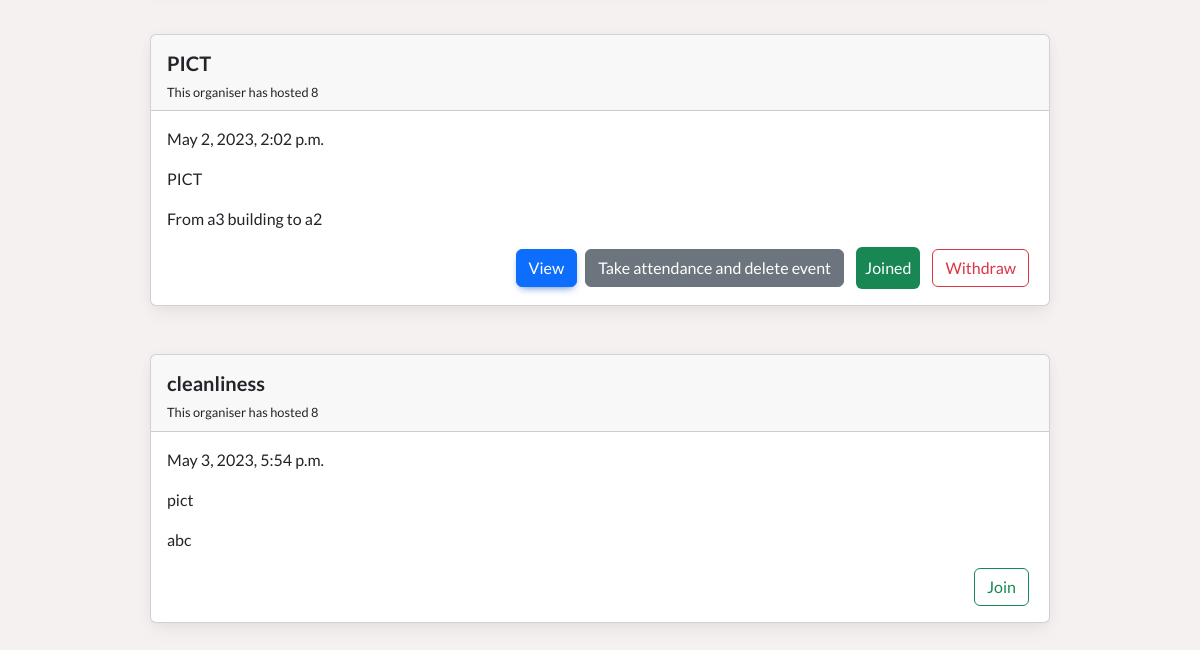
The page /joinlist/ (signed in, lower part) on the database as committed earlier.
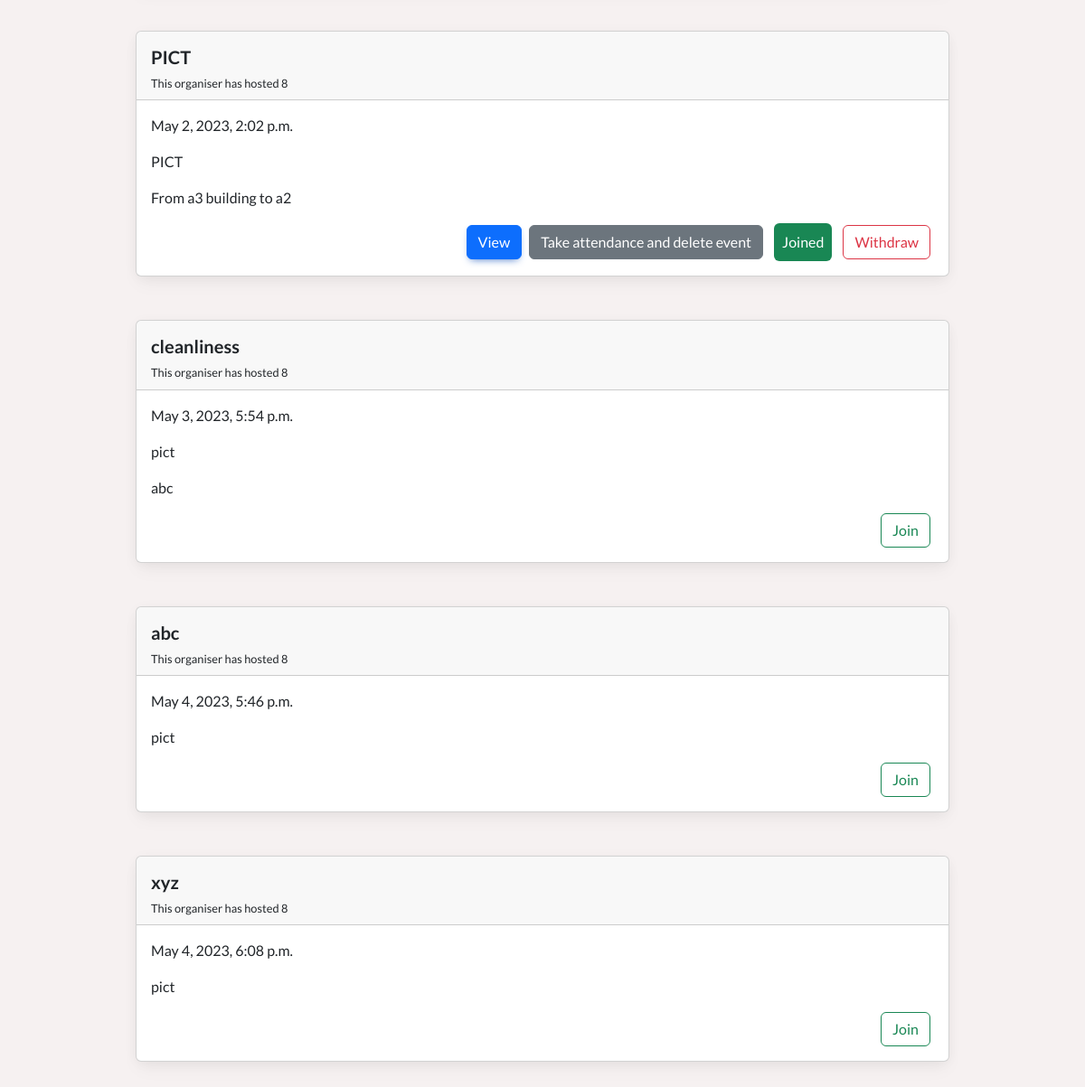
The same page on the database as committed later.
### hostdrives/models.py (models this page shows, shortened)
class drive(models.Model):
    organizer=models.ForeignKey(User,on_delete=models.CASCADE)
    name=models.CharField(max_length=255)
    date=models.DateTimeField()
    description=models.TextField()
    location=models.CharField(max_length=255)
    attendees=models.ManyToManyField(User,related_name='attending_events',null=True)

class websiteUser(models.Model):
    user=models.OneToOneField(User,on_delete=models.CASCADE)
    phone=models.CharField(max_length=10)
    hosted=models.IntegerField(blank=True)
    attended=models.IntegerField(blank=True)

### hostdrives/views.py (the view)
# urls.py: path("joinlist/",views.joinlist,name='joinlist'),
@login_required(redirect_field_name='login')
def joinlist(request):
    driveset=models.drive.objects.all()
    userinfo=models.websiteUser.objects.get(user=request.user)
    return render(request,"hostdrives/joinlist.html",{"drives": driveset,"userinfo":userinfo})

### hostdrives/templates/hostdrives/joinlist.html (shortened to what this page needs)
{%load static%}
<html lang="en">
<head class="m-0 w-100 h-auto p-0 d-flex">
    <link rel="stylesheet" href="{% static 'hostdrives/join.css'%}">
    <link
    href="https://cdnjs.cloudflare.com/ajax/libs/font-awesome/6.0.0/css/all.min.css"
    rel="stylesheet"
    />
    <link
    href="https://cdnjs.cloudflare.com/ajax/libs/mdb-ui-kit/6.2.0/mdb.min.css"
    rel="stylesheet"
    />
    <link rel="stylesheet" href="https://cdn.jsdelivr.net/npm/bootstrap@4.0.0/dist/css/bootstrap.min.css">
    <link href="https://cdn.jsdelivr.net/npm/bootstrap@5.3.0-alpha3/dist/css/bootstrap.min.css" rel="stylesheet">
</head>
<body class="m-0 w-100 h-auto p-0 flex-column d-flex" style="  font-family: 'Lato', sans-serif !important; background-color: #F6F1F1 !important;">
    <div class="d-flex pt-5 flex-column w-100 h-auto">
        {%for drive in drives%}
        <div class="card card-mod mb-5 mx-auto" style="width: 75vw;">
          <div class="card-header   d-flex flex-column">
            <h5 class="card-title fw-semibold py-2 my-auto">{{drive.name}}</h5>
            <div style="font-size:0.8rem;">This organiser has hosted {{userinfo.hosted}}</div>
          </div>
            <div class="card-body">
              <p class="card-text">{{drive.date}}</p>
              <p class="card-text">{{drive.location}}</p>
              <p class="card-text">{{drive.description}}</p>
              <div class="d-flex justify-content-end ">
                    {%if drive.organizer == request.user%}
                    <button type="button" class="btn btn-primary my-auto mx-1 d-flex" data-bs-toggle="modal" data-bs-target="#exampleModal{{drive.id}}">
                      View
                    </button>
                    {%endif%}
                    {%if drive.organizer == request.user%}
                    <button type="button" class="btn btn-secondary my-auto mx-1" data-bs-toggle="modal" data-bs-target="#exampleModal2{{drive.id}}">
                      Take attendance and delete event
                    </button>
                    {%endif%}
                    {%if not request.user in drive.attendees.all%}
                    <a href="{% url 'join' drive.id %}" class="btn btn-outline-success my-auto mx-1" >Join</a>
                    {%else%}
                    <div class="alert p-2 text-white mx-2 my-auto"  style="background-color: #198754;" role="alert">
                      Joined
                    </div>
                    <a href="{% url 'withdraw' drive.id %}" class="btn btn-outline-danger my-auto mx-1">Withdraw</a>
                    {%endif%}
              </div>
            </div>
        </div>
        {% endfor %}
    </div>
    <script src="https://cdn.jsdelivr.net/npm/bootstrap@5.3.0-alpha3/dist/js/bootstrap.bundle.min.js"></script></body>
</html>

### hostdrives/static/hostdrives/join.css (style rules this page uses)
body { background-color: #EAEAEA; }
.card-mod { width: 75vw; transition: transform 0.3s; }
.card-header { background-color: #fff; }

Rows that differ between the two databases and show on the page:
added drive: name "abc", {{ userinfo.hosted }} "8", date "May 4, 2023, 5:46 p.m.", location "pict", shows "Join"
added drive: name "xyz", {{ userinfo.hosted }} "8", date "May 4, 2023, 6:08 p.m.", location "pict", shows "Join"
